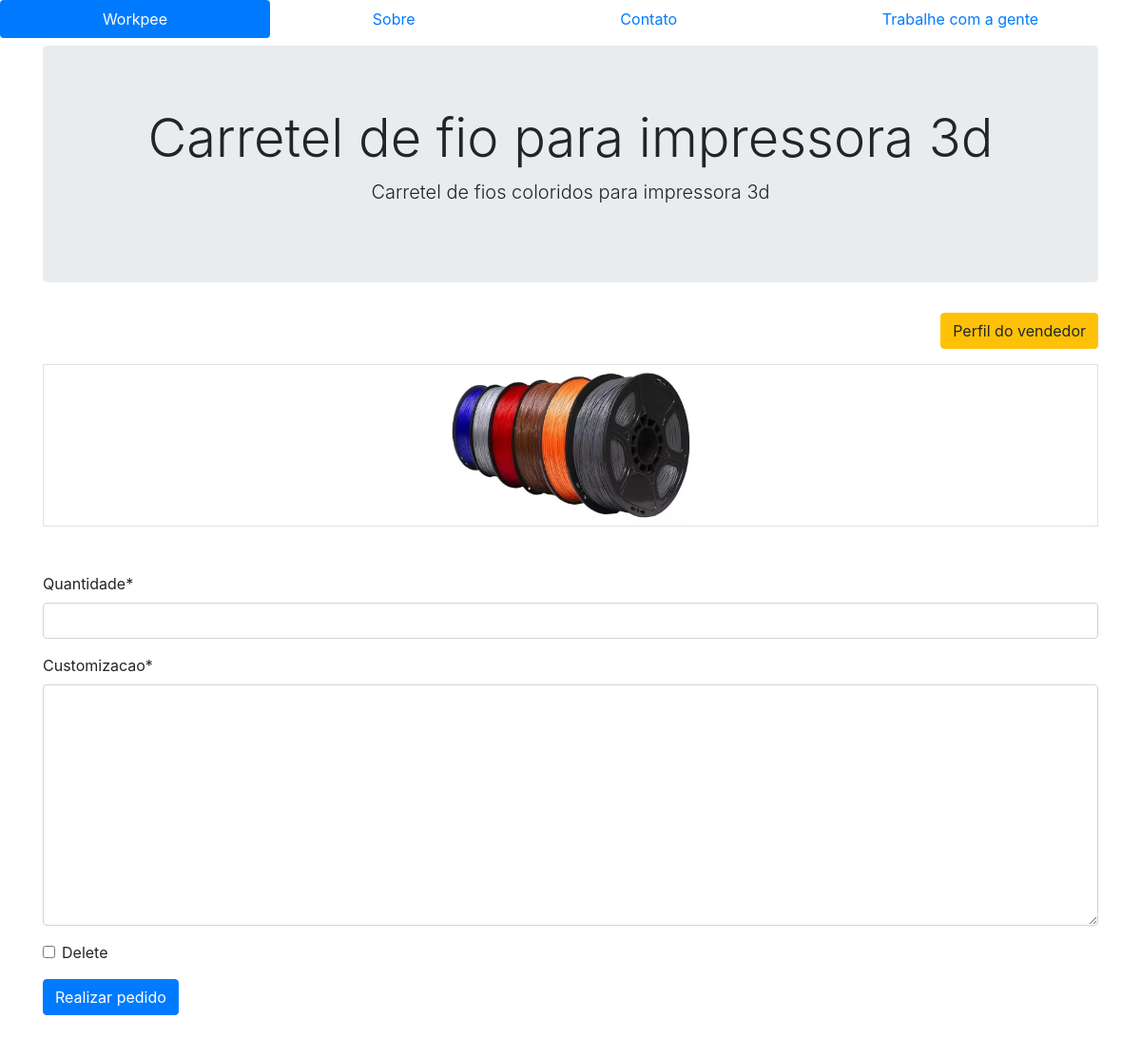
The app's page /produto/19 with its own data.
### login/models.py (models this page shows)
class Produto(models.Model):
    nome = models.CharField(max_length=255, blank=True, null=True, default='')
    preco = models.FloatField()
    descricao = models.TextField()
    imagem = models.FileField(upload_to='produtos/')
    loja = models.ForeignKey(Loja, on_delete=models.SET_NULL, null=True)
    def __str__(self):
        return self.nome

### login/views.py (the view)
# urls.py: re_path('produto/(?P<id>\d+)', views.produto, name='produto'),
def produto(request, id):
    produto = Produto.objects.get(id=id)
    form = PedidoFormSet()
    user = request.user
    if request.method == "POST":
        form = PedidoFormSet(request.POST, instance=produto)
        if form.is_valid():
            form.save()
    return render(request, 'workpee/produto.html', {'produto': produto, "form": form, "user": user})

### templates/workpee/produto.html (shortened to what this page needs)
{% extends 'base.html' %}
{% load static %}
{% load crispy_forms_tags %}
{% block content %}
<div class="container mt-2">
    <div class="text-center">
        <div class="jumbotron">
            <h1 class="display-4">{{produto}}</h1>
            <p class="lead">{{produto.descricao}}</p>
        </div>
        <div class="text-right">
            <a href="{% url 'acc:perfil' user.id %}" class="btn btn-warning">Perfil do vendedor</a>
        </div>
        <div class="border mt-3 mb-5">
            <img src="/media/{{ produto.imagem }}" alt="{{ produto.nome }}" class="w-25">
        </div>
    </div>
    <form action="" method="post">
        {{form|crispy}}
        <button type="submit" class="btn btn-primary mb-2">Realizar pedido</button>
    </form>
</div>
{% endblock content %}

### records on screen
Produto: nome "Carretel de fio para impressora 3d", descricao "Carretel de fios coloridos para impressora 3d", imagem (picture)
